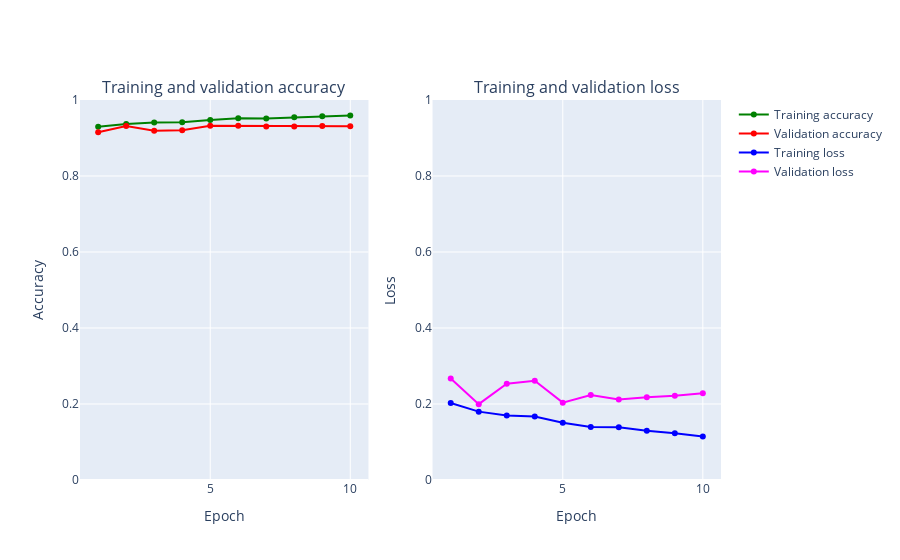

Notebook cell for this chart:
### Markdown cell above
#### 4.4.4 Loss and Accuracy Plot

### Code cell
plot_accuracy_and_loss(train5_model)

### Figure 1 — Plotly figure (JSON) as saved in the notebook; plotly's stock layout.template omitted (floating-point values rounded to 4 significant figures)
{"data": [{"marker": {"color": "Green"}, "mode": "markers+lines", "name": "Training accuracy", "text": ["1", "2", "3", "4", "5", "6", "7", "8", "9", "10"], "type": "scatter", "x": [1, 2, 3, 4, 5, 6, 7, 8, 9, 10], "xaxis": "x", "y": [0.9296, 0.937, 0.941, 0.9411, 0.9473, 0.952, 0.9514, 0.9546, 0.9575, 0.9595], "yaxis": "y"}, {"marker": {"color": "Red"}, "mode": "markers+lines", "name": "Validation accuracy", "text": ["1", "2", "3", "4", "5", "6", "7", "8", "9", "10"], "type": "scatter", "x": [1, 2, 3, 4, 5, 6, 7, 8, 9, 10], "xaxis": "x", "y": [0.9149, 0.9315, 0.9192, 0.9204, 0.9324, 0.9323, 0.9305, 0.9306, 0.9313, 0.9308], "yaxis": "y"}, {"marker": {"color": "Blue"}, "mode": "markers+lines", "name": "Training loss", "text": ["1", "2", "3", "4", "5", "6", "7", "8", "9", "10"], "type": "scatter", "x": [1, 2, 3, 4, 5, 6, 7, 8, 9, 10], "xaxis": "x2", "y": [0.2027, 0.1799, 0.1695, 0.1668, 0.1505, 0.1397, 0.1388, 0.1294, 0.1229, 0.1145], "yaxis": "y2"}, {"marker": {"color": "Magenta"}, "mode": "markers+lines", "name": "Validation loss", "text": ["1", "2", "3", "4", "5", "6", "7", "8", "9", "10"], "type": "scatter", "x": [1, 2, 3, 4, 5, 6, 7, 8, 9, 10], "xaxis": "x2", "y": [0.2671, 0.1996, 0.2533, 0.261, 0.2036, 0.2234, 0.2116, 0.2179, 0.2217, 0.2282], "yaxis": "y2"}], "layout": {"annotations": [{"font": {"size": 16}, "showarrow": false, "text": "Training and validation accuracy", "x": 0.225, "xanchor": "center", "xref": "paper", "y": 1, "yanchor": "bottom", "yref": "paper"}, {"font": {"size": 16}, "showarrow": false, "text": "Training and validation loss", "x": 0.775, "xanchor": "center", "xref": "paper", "y": 1, "yanchor": "bottom", "yref": "paper"}], "xaxis": {"anchor": "y", "domain": [0, 0.45], "title": {"text": "Epoch"}}, "xaxis2": {"anchor": "y2", "domain": [0.55, 1], "title": {"text": "Epoch"}}, "yaxis": {"anchor": "x", "domain": [0, 1], "range": [0, 1], "title": {"text": "Accuracy"}}, "yaxis2": {"anchor": "x2", "domain": [0, 1], "range": [0, 1], "title": {"text": "Loss"}}}}
